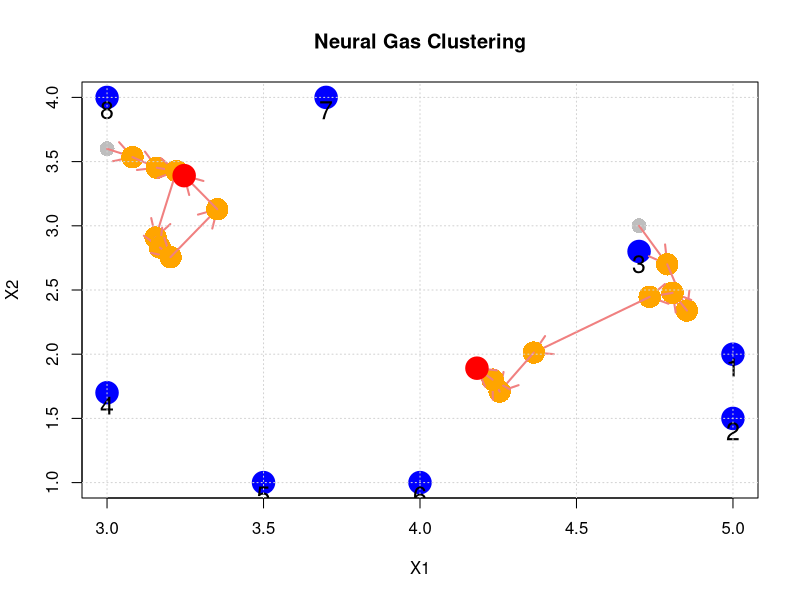

This figure's R source:
neural_gas <- function(data, num_nodes, max_epochs, learning_rate_initial, learning_rate_final, lambda_initial, lambda_final) {
  # Number of data points
  num_data_points <- nrow(data)

  # Initialize weight vectors randomly within the data range
  # weights <- matrix(runif(num_nodes * ncol(data), min = min(data), max = max(data)),
  #                    nrow = num_nodes, ncol = ncol(data))

  weights <- matrix(c(3, 4.7, 3.6, 3), ncol = 2)
  points(weights[, 1], weights[, 2], col = "gray", pch = 16, cex = 2)


  # Learning rate and lambda decay functions
  decay <- function(initial_value, final_value, epoch, max_epochs) {
    initial_value * ((final_value / initial_value)^(epoch / max_epochs))
    # (3 * (0.1 / 3) ^ (1 / 100)) = 0.1
    # (0,5 * (0,01 / 0,5) ^ (2 / 100)) = 0.01
  }

  # Main training loop
  for (epoch in 1:max_epochs) {
    # Shuffle the data
    data <- data[sample(1:num_data_points), ]

    # Compute current learning rate and lambda
    learning_rate <- decay(learning_rate_initial, learning_rate_final, epoch, max_epochs)
    lambda <- decay(lambda_initial, lambda_final, epoch, max_epochs)

    # Loop through each data point
    for (i in 1:num_data_points) {
      input <- data[i, ]
      text(data[i, 1], data[i, 2] - 0.1, labels = i, cex = 1.5)

      # Compute distances between input and all weight vectors
      distances <- apply(weights, 1, function(w) sum((w - input)^2))

      # Sort nodes by their distance to the input
      sorted_indices <- order(distances)

      # Update weight vectors
      for (j in 1:num_nodes) {
        rank <- which(sorted_indices == j) - 1
        influence <- exp(-rank / lambda)
        old_weights <- weights
        weights[j, ] <- old_weights[j, ] + learning_rate * influence * (input - old_weights[j, ])
        arrows(old_weights[j, 1], old_weights[j, 2],
          weights[j, 1], weights[j, 2],
          col = "lightcoral",
          length = 0.2,
          lwd = 2
        )
        points(weights[j, 1], weights[j, 2],
          col = "orange",
          pch = 16,
          cex = 3
        )
      }
    }

    # Progress report
    if (epoch %% 10 == 0) {
      cat("Epoch:", epoch, "\n")
    }
  }

  # Return the final weight vectors
  return(weights)
}

# Example Usage
set.seed(42) # For reproducibility

# Generate synthetic 2D data
# num_points <- 300
# data <- cbind(runif(num_points, -1, 1), runif(num_points, -1, 1))

# Assigning data statically
x <- c(5, 3.5, 3.7, 4, 5, 3, 3, 4.7)
y <- c(2, 1, 4, 1, 1.5, 1.7, 4, 2.8)

# Add to data frame
data <- data.matrix(data.frame(x, y), rownames.force = NA)
# print(data)
# Neural Gas parameters
num_nodes <- 2
max_epochs <- 1
learning_rate_initial <- 1
learning_rate_final <- 0.3
lambda_initial <- 3
lambda_final <- 0.5
png("unit2/output/neuralGas.png")
# Plot the result
plot(data, col = "blue", pch = 19, xlab = "X1", ylab = "X2", main = "Neural Gas Clustering", cex = 3)

# Run the algorithm
final_weights <- neural_gas(data, num_nodes, max_epochs, learning_rate_initial, learning_rate_final, lambda_initial, lambda_final)

points(final_weights, col = "red", pch = 19, cex = 3)
grid()
dev.off()
